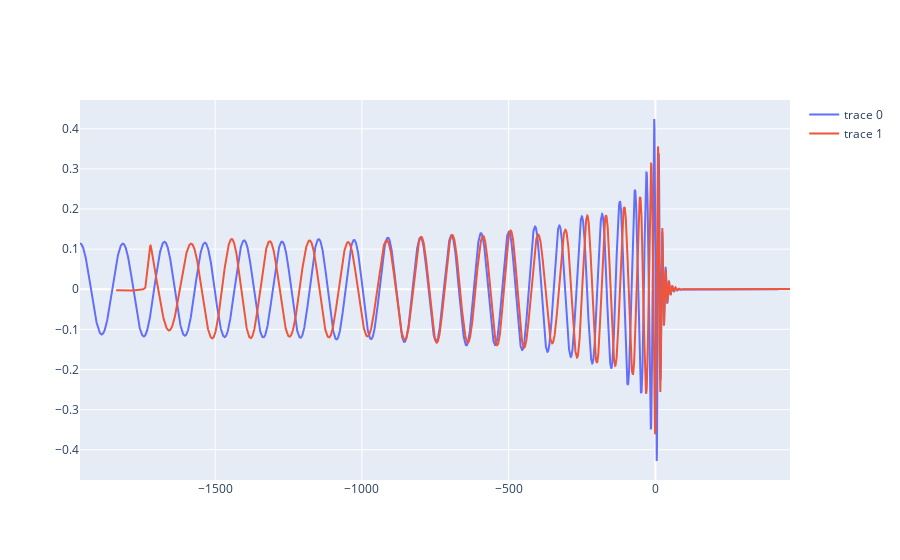

Source (notebook cell):
### Code cell
import plotly.graph_objects as go
fig = go.Figure()

p.real().plot(fig)  
mp.Strain(bbh.ADMMass, bbh.CutoffFrequency, (2,2), -1).shift(-1730).real().plot(fig) 

fig.show()

### Figure 1 — Plotly figure (JSON) as saved in the notebook; plotly's stock layout.template omitted (floating-point values rounded to 4 significant figures; data arrays with more than 128 entries replaced by an {"elided": "..."} marker saying what was removed)
{"data": [{"type": "scatter", "x": {"elided": "7590 float values"}, "y": {"elided": "7590 float values"}}, {"type": "scatter", "x": {"elided": "3722 float values"}, "y": {"elided": "3722 float values"}}], "layout": {"autosize": true, "xaxis": {"autorange": true, "range": [-1961.0, 458.7], "type": "linear"}, "yaxis": {"autorange": true, "range": [-0.4755, 0.4717], "type": "linear"}}}
